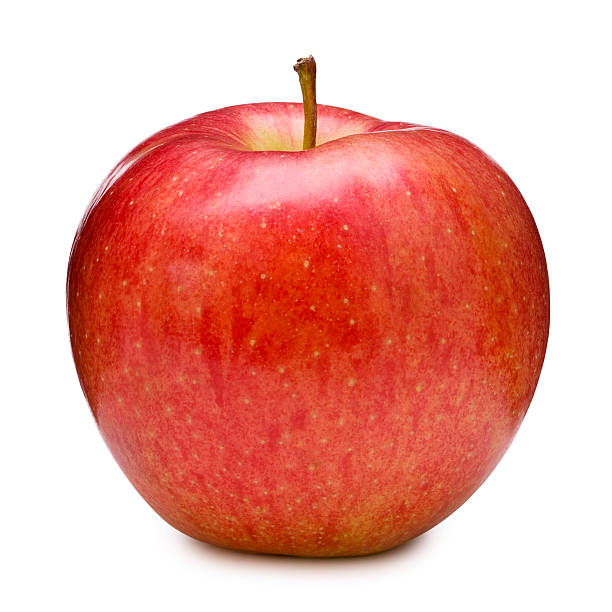
#> input picture apple.jpg, 612 x 612 px
$ python 15_image_processing.py
#> lines starting #> are read from the running program, lines starting #| are printed output that depends on the picture
import numpy as np
import cv2 as cv
from matplotlib import pyplot as plt


# [37 lines of commented-out code are left out]


A = cv.imread('apple.jpg')
#> A is the input picture: shape (612, 612, 3); mean B, G, R 157.2, 167.1, 234.1
B = cv.imread('orange.jpeg')
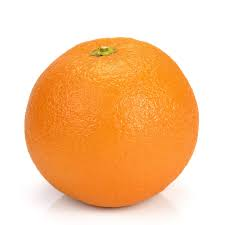
#> input picture orange.jpeg, 225 x 225 px
#> B is the input picture: shape (225, 225, 3); mean B, G, R 154.9, 200.6, 248.5
rows, cols = A.shape[:2]
#> rows = 612; cols = 612
A = cv.resize(A, (cols, cols))
B = cv.resize(B, (cols, cols))
#> B: shape (612, 612, 3)
# cv.imshow('apple', A)
# cv.imshow('orange', B)
print(A.shape, B.shape)
#| (612, 612, 3) (612, 612, 3)

# generate Gaussian pyramid for A
G = A.copy()
gpA = [G]
for i in range(6):
    G = cv.pyrDown(G)
    gpA.append(G)
#> this loop made 6 passes
#> pass 3, `G = cv.pyrDown(G)`:
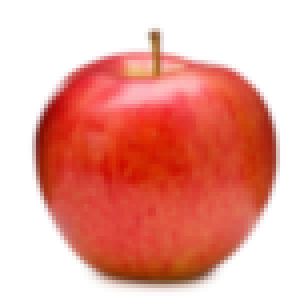
#> G: shape (77, 77, 3) (shown 4 times larger); mean B, G, R 158.5, 168.2, 234.4
#> after the loop, gpA = 7 items


# generate Gaussian pyramid for B
G = B.copy()
gpB = [G]
for i in range(6):
    G = cv.pyrDown(G)
    gpB.append(G)
#> this loop made 6 passes
#> pass 3, `G = cv.pyrDown(G)`:
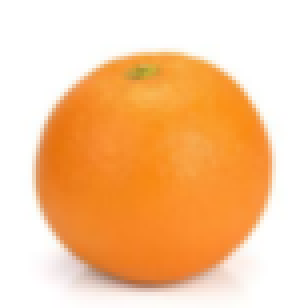
#> G: shape (77, 77, 3) (shown 4 times larger); mean B, G, R 156.1, 201.2, 248.5
#> after the loop, gpB = 7 items


# generate Laplacian Pyramid for A
lpA = [gpA[5]]
for i in range(5,0,-1):
    size = (gpA[i-1].shape[1], gpA[i-1].shape[0])
    GE = cv.pyrUp(gpA[i], dstsize=size)
    L = cv.subtract(gpA[i-1],GE)
    lpA.append(L)
#> after the loop, lpA = 6 items

# generate Laplacian Pyramid for B
lpB = [gpB[5]]
for i in range(5,0,-1):
    size = (gpB[i-1].shape[1], gpB[i-1].shape[0])
    GE = cv.pyrUp(gpB[i], dstsize=size)
    L = cv.subtract(gpB[i-1],GE)
    lpB.append(L)
#> this loop made 5 passes
#> pass 2, `L = cv.subtract(gpB[i-1],GE)`:
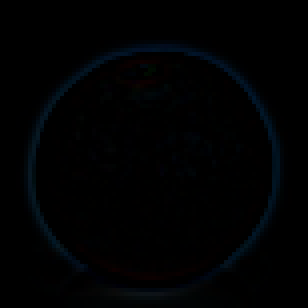
#> L: shape (77, 77, 3) (shown 4 times larger); mean of channels 0, 1, 2 2.3, 1.4, 0.6; drawn as B, G, R
#> after the loop, lpB = 6 items

# Now add left and right halves of images in each level
LS = []
for la,lb in zip(lpA,lpB):
    rows,cols,dpt = la.shape
    ls = np.hstack((la[:,0:cols//2], lb[:,cols//2:]))
    LS.append(ls)
#> this loop made 6 passes
#> (rows, cols) on passes 1 to 6: (20, 20), (39, 39), (77, 77), (153, 153), (306, 306), (612, 612)
#> pass 1, `ls = np.hstack((la[:,0:cols//2], lb[:,cols//2:]))`:
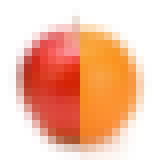
#> ls: shape (20, 20, 3) (shown 8 times larger); mean of channels 0, 1, 2 165.5, 190.9, 243.7; drawn as B, G, R
#> pass 3, `ls = np.hstack((la[:,0:cols//2], lb[:,cols//2:]))`:
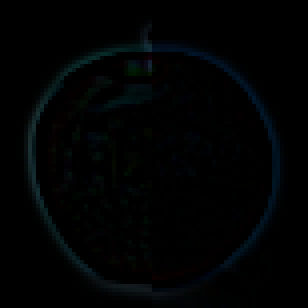
#> ls: shape (77, 77, 3) (shown 4 times larger); mean of channels 0, 1, 2 2.9, 2.4, 1; drawn as B, G, R
#> after the loop, LS = 6 items
# now reconstruct
ls_ = LS[0]
for i in range(1,6):
    ls_ = cv.pyrUp(ls_)
#> (the run stopped early here; a loop or call above may not have finished)
